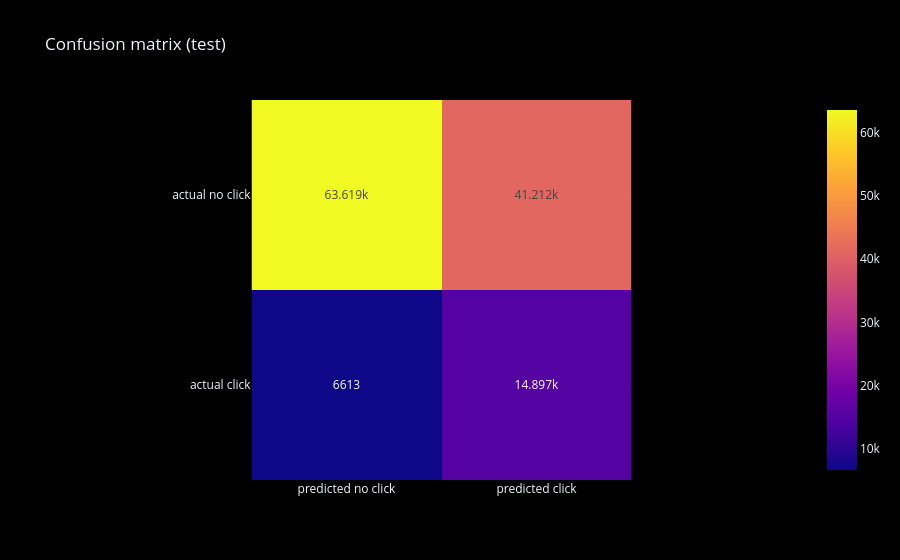

The code cell stored with this chart in its notebook:
### Markdown cell above
### ROC-AUC 0.704 on test. Train , val and test are within 0.004 , so no overfitting.
### The threshold (0.73) catches 69% of the clicks at 27% precision.

### Code cell
cm = confusion_matrix(y_test_np , z_test >= threshold)
fig = px.imshow(cm , text_auto=True , x=['predicted no click' , 'predicted click'] , y=['actual no click' , 'actual click'] , title='Confusion matrix (test)')
fig.show()

### Figure 1 — Plotly figure (JSON) as saved in the notebook; plotly's stock layout.template omitted (floating-point values rounded to 4 significant figures)
{"data": [{"coloraxis": "coloraxis", "hovertemplate": "x: %{x}<br>y: %{y}<br>color: %{z}<extra></extra>", "name": "0", "texttemplate": "%{z}", "type": "heatmap", "x": ["predicted no click", "predicted click"], "xaxis": "x", "y": ["actual no click", "actual click"], "yaxis": "y", "z": [[63619, 41212], [6613, 14897]]}], "layout": {"coloraxis": {"colorscale": [[0.0, "#0d0887"], [0.1111, "#46039f"], [0.2222, "#7201a8"], [0.3333, "#9c179e"], [0.4444, "#bd3786"], [0.5556, "#d8576b"], [0.6667, "#ed7953"], [0.7778, "#fb9f3a"], [0.8889, "#fdca26"], [1.0, "#f0f921"]]}, "title": {"text": "Confusion matrix (test)"}, "xaxis": {"anchor": "y", "constrain": "domain", "domain": [0.0, 1.0], "scaleanchor": "y"}, "yaxis": {"anchor": "x", "autorange": "reversed", "constrain": "domain", "domain": [0.0, 1.0]}}}
